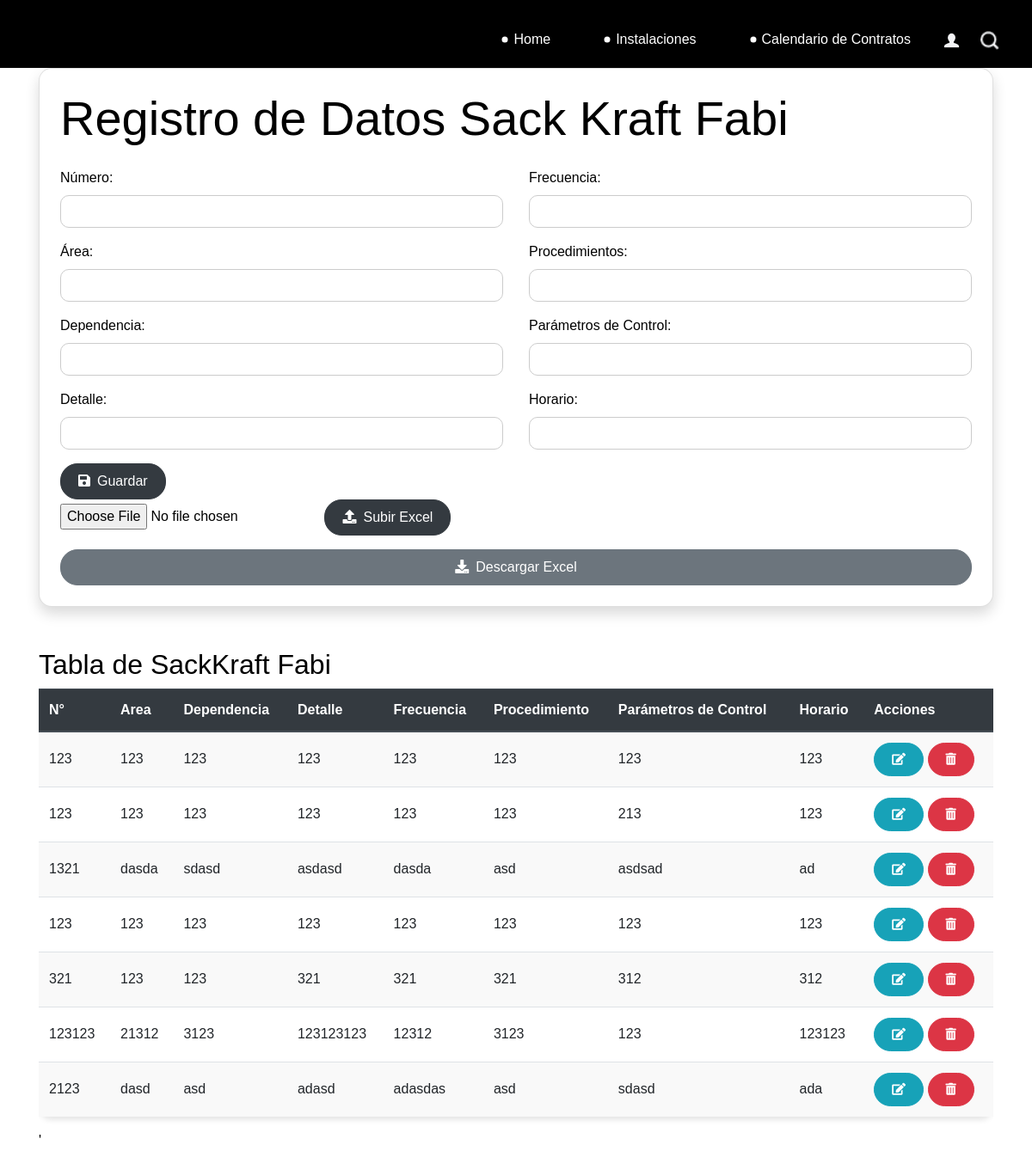
Before: /fabi/ with the older database file.
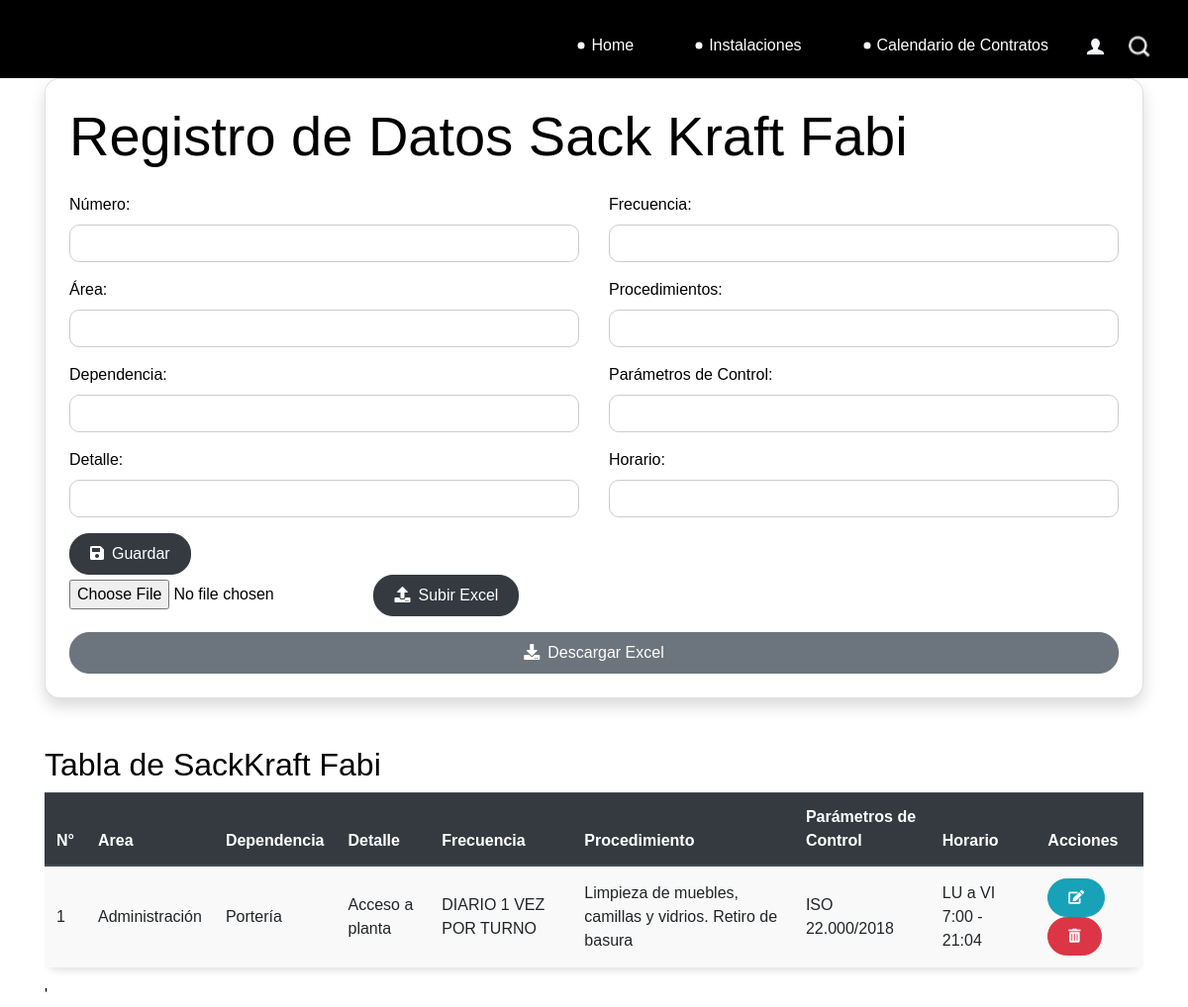
After: the same page with the newer database file.
### catalog/models.py (models this page shows)
class Fabi(models.Model):
    numero = models.IntegerField()
    area = models.CharField(max_length=100, default='')
    dependencia = models.CharField(max_length=100)
    detalle = models.TextField()
    frecuencia = models.CharField(max_length=100)
    procedimientos = models.TextField()
    parametro_control = models.CharField(max_length=100)
    horario = models.CharField(max_length=100)
    def __str__(self):
        return f""
    class Meta:
        db_table = 'fabi'

### catalog/views.py (the view)
# urls.py: path('fabi/', views.fabi, name='fabi'),
def fabi(request):
    if request.method == 'POST':
        if 'archivo_excel' in request.FILES:
            form = FabiForm(request.POST, request.FILES)
            myfile = request.FILES['archivo_excel']
            df = pd.read_excel(myfile)
            conn = sqlite3.connect('db.sqlite3')
            for index, row in df.iterrows():
                data = Fabi(
                    numero=row['Número'],
                    area=row['Área'],
                    dependencia=row['Dependencia'],
                    detalle=row['Detalle'],
                    frecuencia=row['Frecuencia'],
                    procedimientos=row['Procedimiento'],
                    parametro_control=row['Parámetros de Control'],
                    horario=row['Horario']
                )
                data.save()
            conn.close()
        if 'archivo_excel' in request.FILES:
            form = FabiForm(request.POST, request.FILES)
        else:
            form = FabiForm(request.POST)
            if form.is_valid():
                form.save()
                messages.success(request, 'Datos ingresados correctamente.')
                return redirect('fabi')
            else:
                messages.error(request, 'Error al ingresar los datos. Por favor, revise los datos ingresados.')
    else:
        form = FabiForm()
    fabi = Fabi.objects.all()
    print(fabi)
    return render(request, 'Instalaciones/Biopackaging/Sack-Kraft/Fabi.html', {'form': form, 'fabi': fabi})

### catalog/forms.py
class FabiForm(forms.ModelForm):
    class Meta:
        model = Fabi
        fields = '__all__'

### Templates/Instalaciones/Biopackaging/Sack-Kraft/Fabi.html (shortened to what this page needs)
{% extends 'base.html' %}
{% load static %}
{% block content %}
<div class="container">
    <div class="card p-4 shadow">
        <h1 class="display-4 mb-4">Registro de Datos Sack Kraft Fabi</h1>
        <form method="post">
            <div class="row">
                <div class="col-md-6">
                    <div class="form-group">
                        <label for="numero">Número:</label>
                        <input type="number" class="form-control" id="numero" name="numero" required>
                    </div>
                    <div class="form-group">
                        <label for="area">Área:</label>
                        <input type="text" class="form-control" id="area" name="area" required>
                    </div>
                    <div class="form-group">
                        <label for="dependencia">Dependencia:</label>
                        <input type="text" class="form-control" id="dependencia" name="dependencia" required>
                    </div>
                    <div class="form-group">
                        <label for="detalle">Detalle:</label>
                        <input type="text" class="form-control" id="detalle" name="detalle" required>
                    </div>
                </div>
                <div class="col-md-6">
                    <div class="form-group">
                        <label for="frecuencia">Frecuencia:</label>
                        <input type="text" class="form-control" id="frecuencia" name="frecuencia" required>
                    </div>
                    <div class="form-group">
                        <label for="procedimientos">Procedimientos:</label>
                        <input type="text" class="form-control" id="procedimientos" name="procedimientos" required>
                    </div>
                    <div class="form-group">
                        <label for="parametro_control">Parámetros de Control:</label>
                        <input type="text" class="form-control" id="parametro_control" name="parametro_control" required>
                    </div>
                    <div class="form-group">
                        <label for="horario">Horario:</label>
                        <input type="text" class="form-control" id="horario" name="horario" required>
                    </div>
                </div>
            </div>
            <button type="submit" class="btn btn-dark"><i class="fa fa-save mr-2"></i>Guardar</button>
        </form>
        <form method="post" enctype="multipart/form-data">
            <input type="file" name="archivo_excel" accept=".xls,.xlsx">
            <button type="submit" class="btn btn-dark"><i class="fa fa-upload mr-2"></i>Subir Excel</button>
        </form>
        <a href="{% url 'descargar_excel_fabi' %}" class="btn btn-secondary mt-3"><i class="fa fa-download mr-2"></i>Descargar Excel</a>
    </div>
</div>
<div class="container mt-5">
    <h2>Tabla de SackKraft Fabi</h2>
    <div class="table-responsive">
        <table class="table table-striped table-hover">
            <thead class="thead-dark">
                <tr>
                    <th scope="col">N°</th>
                    <th scope="col">Area</th>
                    <th scope="col">Dependencia</th>
                    <th scope="col">Detalle</th>
                    <th scope="col">Frecuencia</th>
                    <th scope="col">Procedimiento</th>
                    <th scope="col">Parámetros de Control</th>
                    <th scope="col">Horario</th>
                    <th scope="col">Acciones</th>
                </tr>
        </thead>
        <tbody>
            {% for dato in fabi %}
            <tr>
                <td>{{ dato.numero }}</td>
                <td>{{ dato.area}}</td>
                <td>{{ dato.dependencia }}</td>
                <td>{{ dato.detalle }}</td>
                <td>{{ dato.frecuencia }}</td>
                <td>{{ dato.procedimientos }}</td>
                <td>{{ dato.parametro_control }}</td>
                <td>{{ dato.horario }}</td>
                <td>
                    <a href="{% url 'modificar_fabi' dato.id %}" class="btn btn-info btn-sm"><i class="fas fa-edit"></i></a>
                    <form method="post" action="{% url 'eliminar_fabi' dato.id %}" style="display: inline;">
                        <button type="submit" class="btn btn-danger btn-sm" onclick="return confirm('¿Estás seguro de que deseas eliminar este dato?')"><i class="fas fa-trash-alt"></i></button>
                    </form>
                </td>
            </tr>
            {% endfor %}
        </tbody>
    </table>
</div>
<link rel="stylesheet" href="https://maxcdn.bootstrapcdn.com/bootstrap/4.5.2/css/bootstrap.min.css">
<link rel="stylesheet" href="https://cdnjs.cloudflare.com/ajax/libs/font-awesome/5.15.4/css/all.min.css">
<link rel="stylesheet" href="{% static 'stylecmpc.css' %}">
<link rel="stylesheet" href="{% static 'css/style.css' %}">'
{% endblock %}

### Templates/base.html (shortened to what this page needs)
<!DOCTYPE html>
<html lang="en">
    <head>
      </head>
<body>
    <div class="hero_area" style="height: 79px;">
        <header class="header_section">
          <div class="container-fluid">
            <nav class="navbar navbar-expand-lg custom_nav-container pt-3" >
              <div class="collapse navbar-collapse" id="navbarSupportedContent">
                <div class="d-flex ml-auto flex-column flex-lg-row align-items-center">
                  <ul class="navbar-nav  ">
                    <li class="nav-item active">
                      <a class="nav-link" href="/index/">Home <span class="sr-only">(current)</span></a>
                    </li>
                    <li class="nav-item">
                      <a class="nav-link" href="/instalaciones"> Instalaciones</a>
                    </li>
                    <li class="nav-item">
                      <a class="nav-link" href="/contratos/"> Calendario de Contratos </a>
                    </li>
                  </ul>
                  <div class="user_option">
                    <a href="">
                      <img src="static/images/user.png" alt="">
                    </a>
                    <form class="form-inline my-2 my-lg-0 ml-0 ml-lg-4 mb-3 mb-lg-0">
                      <button class="btn  my-2 my-sm-0 nav_search-btn" type="submit"></button>
                    </form>
                  </div>
                </div>
              </div>
            </nav>
          </div>
        </header>
      </div>
    {% block content %}
    {% endblock %}
</body>
</html>

### static/css/stylecmpc.css (style rules this page uses)
.card { border-radius: 15px; }
.form-control { border-radius: 10px; border-color: #ccc; }
.btn { border-radius: 20px; padding: 8px 20px; }
.btn-secondary { background-color: #6c757d; border-color: #6c757d; }
.table { border-radius: 15px; box-shadow: 0 4px 6px rgba(0, 0, 0, 0.1); }
.table th, .table td { vertical-align: middle; }
.table th { background-color: #336699; color: #fff; }
.table-striped tbody tr:nth-of-type(odd) { background-color: #f9f9f9; }

### static/css/style.css (style rules this page uses)
body { font-family: "Poppins", sans-serif; color: #000000; background-color: #ffffff; }
.hero_area { height: 100vh; background-color: black; background-size: cover; }
.header_section .container-fluid { padding-right: 25px; padding-left: 25px; }
.custom_nav-container.navbar-expand-lg .navbar-nav .nav-link { margin: 10px 30px; color: #ffffff; text-align: center; position: relative; }
.custom_nav-container.navbar-expand-lg .navbar-nav .nav-link::before { content: ""; position: absolute; top: 50%; left: -2px; -webkit-transform: translate(-50%, -50%); transform: translate(-50%, -50%); width: 7px; height: 7px; border-radius: 100%; background-color: #ffffff; }
a, a:hover, a:focus { text-decoration: none; }
.btn, .btn:focus { outline: none !important; -webkit-box-shadow: none; box-shadow: none; }
.user_option { display: -webkit-box; display: -ms-flexbox; display: flex; -webkit-box-align: center; -ms-flex-align: center; align-items: center; }
.custom_nav-container .nav_search-btn { background-image: url(../images/search-icon.png); background-size: 22px; background-repeat: no-repeat; background-position-y: 7px; width: 35px; height: 35px; padding: 0; border: none; }
.custom_nav-container { z-index: 99999; padding: 15px 0; }

Changed rows visible on the page:
removed Fabi: numero "123", area "123", dependencia "123", detalle "123", frecuencia "123", procedimientos "123", parametro_control "123", horario "123"
removed Fabi: numero "123", area "123", dependencia "123", detalle "123", frecuencia "123", procedimientos "123", parametro_control "213", horario "123"
removed Fabi: numero "1321", area "dasda", dependencia "sdasd", detalle "asdasd", frecuencia "dasda", procedimientos "asd", parametro_control "asdsad", horario "ad"
removed Fabi: numero "123", area "123", dependencia "123", detalle "123", frecuencia "123", procedimientos "123", parametro_control "123", horario "123"
removed Fabi: numero "321", area "123", dependencia "123", detalle "321", frecuencia "321", procedimientos "321", parametro_control "312", horario "312"
removed Fabi: numero "123123", area "21312", dependencia "3123", detalle "123123123", frecuencia "12312", procedimientos "3123", parametro_control "123", horario "123123"
removed Fabi: numero "2123", area "dasd", dependencia "asd", detalle "adasd", frecuencia "adasdas", procedimientos "asd", parametro_control "sdasd", horario "ada"
added Fabi: numero "1", area "Administración", dependencia "Portería", detalle "Acceso a planta", frecuencia "DIARIO 1 VEZ POR TURNO", procedimientos "Limpieza de muebles, camillas y vidrios. Retiro de basura", parametro_control "ISO 22.000/2018", horario "LU a VI 7:00 - 21:04"
